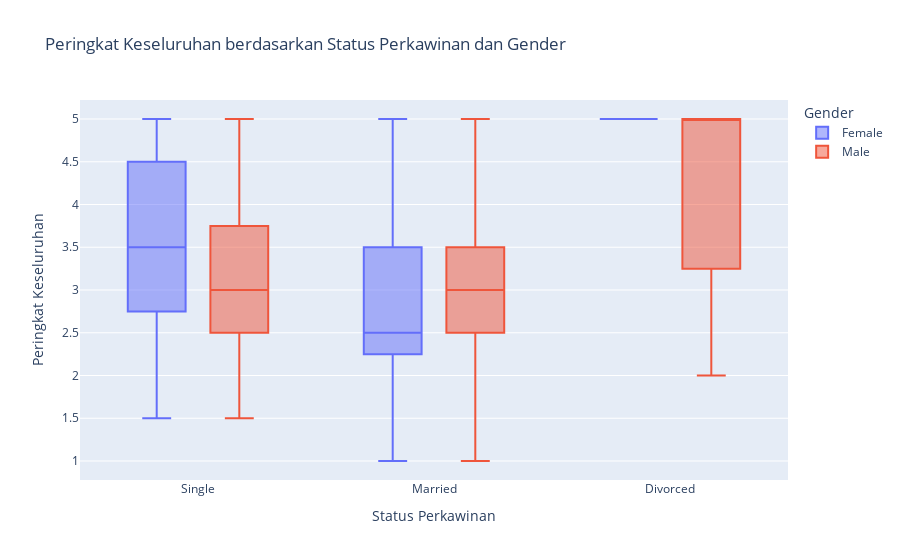

Write notebook code for a chart like this one.
### Markdown cell above
Explanation:

This plot helps compare how different marital statuses rate the food quality.

It reveals if single or married customers have different perceptions of food quality.

### Code cell
fig3 = px.box(df, x='Marital Status', y='Overall Rating', color='Gender', title='Peringkat Keseluruhan berdasarkan Status Perkawinan dan Gender')
fig3.update_layout(xaxis_title='Status Perkawinan', yaxis_title='Peringkat Keseluruhan')
fig3.show()

### Figure 1 — Plotly figure (JSON) as saved in the notebook; plotly's stock layout.template omitted (floating-point values rounded to 4 significant figures)
{"data": [{"alignmentgroup": "True", "hovertemplate": "Gender=Female<br>Marital Status=%{x}<br>Overall Rating=%{y}<extra></extra>", "legendgroup": "Female", "marker": {"color": "#636efa"}, "name": "Female", "notched": false, "offsetgroup": "Female", "orientation": "v", "showlegend": true, "type": "box", "x": ["Single", "Married", "Married", "Married", "Single", "Married", "Single", "Married", "Single", "Married", "Married", "Single", "Married", "Married", "Married", "Single", "Single", "Single", "Married", "Married", "Married", "Single", "Single", "Single", "Single", "Single", "Divorced", "Single", "Divorced", "Married", "Single", "Single", "Single", "Married", "Divorced", "Single", "Married", "Married", "Single", "Married", "Single", "Single", "Married", "Married", "Married", "Single", "Married", "Single", "Married", "Single", "Married", "Married", "Single", "Married", "Married", "Married", "Single", "Single", "Single", "Married", "Married", "Married", "Single", "Single", "Single", "Single", "Single", "Divorced", "Single", "Divorced", "Married", "Single", "Single", "Single", "Married", "Divorced", "Single", "Married", "Married", "Single", "Married", "Single"], "x0": " ", "xaxis": "x", "y": [4.5, 1, 2, 2.5, 3.5, 2.5, 5, 2.5, 4, 2.5, 3, 2.5, 1.5, 4, 2.5, 3, 2.5, 5, 2.5, 3, 3.5, 5, 2.5, 4, 4, 2, 5, 3.5, 5, 1, 5, 3.5, 3, 4, 5, 5, 5, 2.5, 1.5, 1.5, 3.5, 4, 3.5, 2, 4.5, 3, 3, 4.5, 2.5, 4, 2.5, 3, 2.5, 1.5, 4, 2.5, 4, 2.5, 5, 2.5, 3, 3.5, 5, 2.5, 4, 4, 2, 5, 3.5, 5, 1, 5, 3.5, 3, 4, 5, 5, 5, 2.5, 1.5, 1.5, 3.5], "y0": " ", "yaxis": "y"}, {"alignmentgroup": "True", "hovertemplate": "Gender=Male<br>Marital Status=%{x}<br>Overall Rating=%{y}<extra></extra>", "legendgroup": "Male", "marker": {"color": "#EF553B"}, "name": "Male", "notched": false, "offsetgroup": "Male", "orientation": "v", "showlegend": true, "type": "box", "x": ["Single", "Single", "Single", "Single", "Single", "Married", "Single", "Married", "Single", "Single", "Single", "Married", "Divorced", "Single", "Single", "Single", "Married", "Single", "Divorced", "Single", "Single", "Married", "Single", "Single", "Married", "Single", "Married", "Single", "Single", "Single", "Married", "Single", "Married", "Single", "Married", "Single", "Married", "Married", "Married", "Single", "Married", "Married", "Single", "Married", "Single", "Single", "Married", "Married", "Married", "Married", "Single", "Married", "Divorced", "Married", "Divorced", "Single", "Married", "Married", "Married", "Single", "Single", "Single", "Single", "Single", "Married", "Single", "Married", "Single", "Single", "Single", "Married", "Divorced", "Single", "Single", "Single", "Married", "Single", "Divorced", "Single", "Single", "Married", "Single", "Single", "Married", "Single", "Married", "Single", "Single", "Single", "Married", "Single", "Married", "Single", "Married", "Single", "Married", "Married", "Married", "Single", "Married", "Married", "Single", "Married", "Single", "Single", "Married", "Married", "Married", "Married", "Single", "Married", "Divorced", "Married", "Divorced", "Single", "Married", "Married", "Married"], "x0": " ", "xaxis": "x", "y": [5, 3, 3, 3, 3.5, 2, 3.5, 1, 1.5, 3, 4, 2, 5, 3.5, 3.5, 3, 3, 2.5, 5, 2, 3.5, 2.5, 2, 2, 2, 2.5, 3.5, 4, 1.5, 4, 3.5, 3, 2, 5, 3.5, 3, 3.5, 3, 4, 1.5, 1, 3, 3.5, 2.5, 3.5, 3, 5, 4, 3, 4.5, 2.5, 3, 5, 3.5, 2, 5, 3.5, 2.5, 2.5, 3, 3, 3.5, 4, 3.5, 2, 4, 2, 2, 3.5, 4, 2, 5, 4, 3.5, 4, 3, 3, 4.5, 2.5, 3, 2.5, 2, 2, 2, 2.5, 3.5, 4, 1.5, 4, 3.5, 3, 2, 5, 3.5, 3, 3.5, 3, 4, 1.5, 1, 3, 3.5, 2.5, 3.5, 3, 5, 4, 3, 4.5, 2.5, 3, 5, 3.5, 2, 5, 3.5, 2.5, 2.5], "y0": " ", "yaxis": "y"}], "layout": {"boxmode": "group", "legend": {"title": {"text": "Gender"}, "tracegroupgap": 0}, "title": {"text": "Peringkat Keseluruhan berdasarkan Status Perkawinan dan Gender"}, "xaxis": {"anchor": "y", "domain": [0, 1], "title": {"text": "Status Perkawinan"}}, "yaxis": {"anchor": "x", "domain": [0, 1], "title": {"text": "Peringkat Keseluruhan"}}}}
